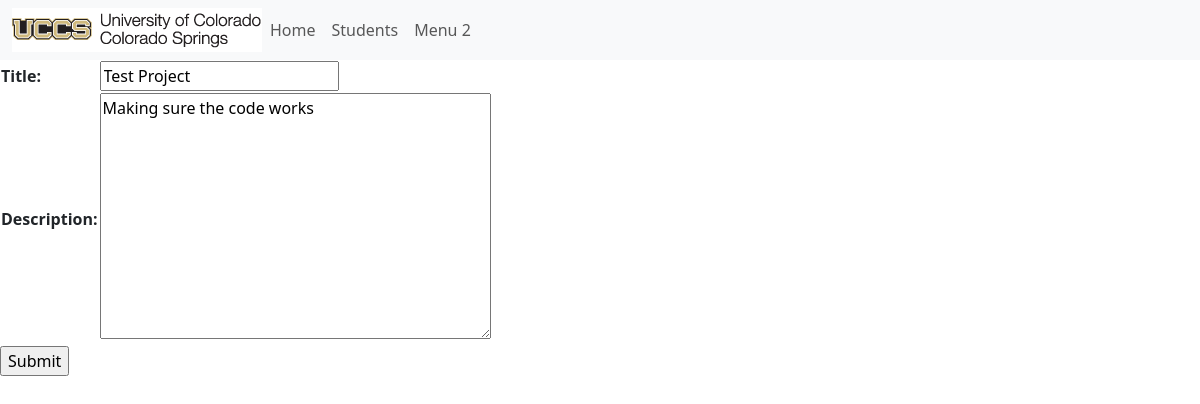
/portfolio/3/update_project/8, run on an earlier commit of the app's database.
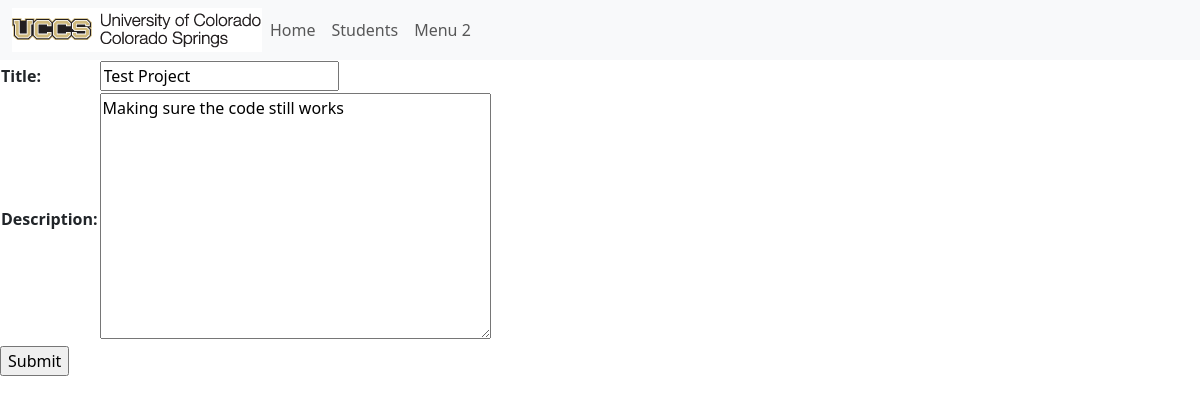
And on a later commit of the database.
### portfolio_app/models.py (models this page shows, shortened)
class Project(models.Model):
    title = models.CharField(max_length=200)
    description = models.TextField()
    portfolio = models.ForeignKey(Portfolio, on_delete=models.CASCADE, default = None)

### portfolio_app/views.py (the view)
# urls.py: path('portfolio/<int:portfolio_id>/update_project/<int:project_id>', views.updateProject, name='update_project'),
def updateProject(request, portfolio_id, project_id):
       project = Project.objects.get(pk=project_id)
       form = ProjectForm(instance=project)
       if request.method == "POST":
              form = ProjectForm(request.POST, instance=project)
              if form.is_valid():
                     form.save()
              return redirect('portfolio-detail', portfolio_id)
       context = {'form': form}
       return render(request, 'portfolio_app/project_form.html', context)

### portfolio_app/forms.py
class ProjectForm(ModelForm):
    class Meta:
        model = Project
        fields =('title', 'description')

### portfolio_app/templates/portfolio_app/project_form.html (shortened to what this page needs)
{% extends 'portfolio_app/base_template.html' %}
{% block content %}
<form action="" method="POST">
    <table>
        {{ form.as_table }}
    </table>
    <input type="submit" name="Submit">
</form>
{% endblock %}

What changed in the data, as far as the page shows it:
changed Project "Test Project": description "Making sure the code works" → "Making sure the code still works"
